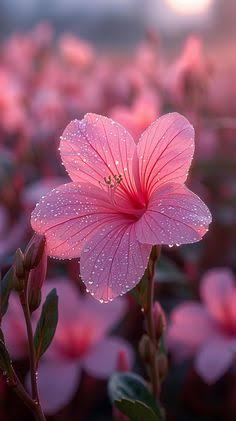
#> input picture lab practicals/exp 15/input.jpg, 236 x 421 px
$ python Ex15.py
#> lines starting #> are read from the running program, lines starting #| are printed output that depends on the picture; after the words box and inside, x2 and y2 are one past the last pixel; in counts of white or black regions, pixels touching at a corner belong together
import cv2
import numpy as np

# Read the image
image = cv2.imread("input.jpg")
#> image is the input picture: shape (421, 236, 3); mean B, G, R 102.2, 78, 132.4

# Convert to grayscale
gray = cv2.cvtColor(image, cv2.COLOR_BGR2GRAY)
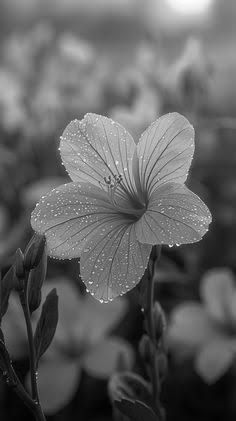
#> gray: shape (421, 236); min 1, max 252, mean 97

# Convert to float32
gray = np.float32(gray)

# Harris corner detection
corners = cv2.cornerHarris(gray, 2, 3, 0.04)
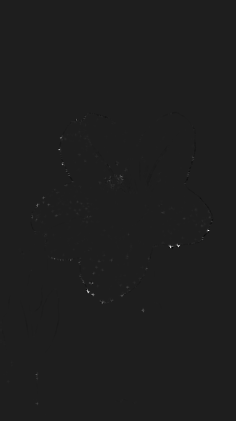
#> corners: shape (421, 236) float32; min -7237396, max 52889672, mean 24594.9; drawn with min black and max white

# Dilate the corners to make them visible
corners = cv2.dilate(corners, None)
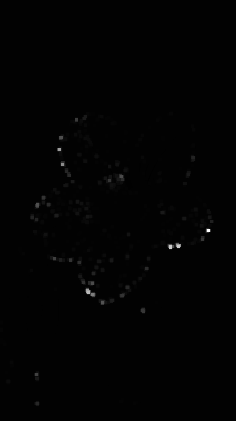
#> corners: shape (421, 236) float32; min -459682.2, max 52889672, mean 147049.6; drawn with min black and max white

# Mark the corners in red
image[corners > 0.01 * corners.max()] = [0, 0, 255]
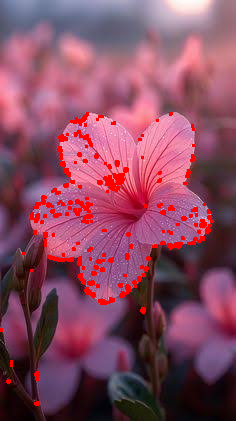
#> image: shape (421, 236, 3); 3.81% of pixels changed, all inside (x1, y1, x2, y2) = (0, 112, 214, 406)

# Save the output
cv2.imwrite("harris_corners.jpg", image)

# Display
cv2.imshow("Harris Corner Detection", image)

cv2.waitKey(0)
cv2.destroyAllWindows()
